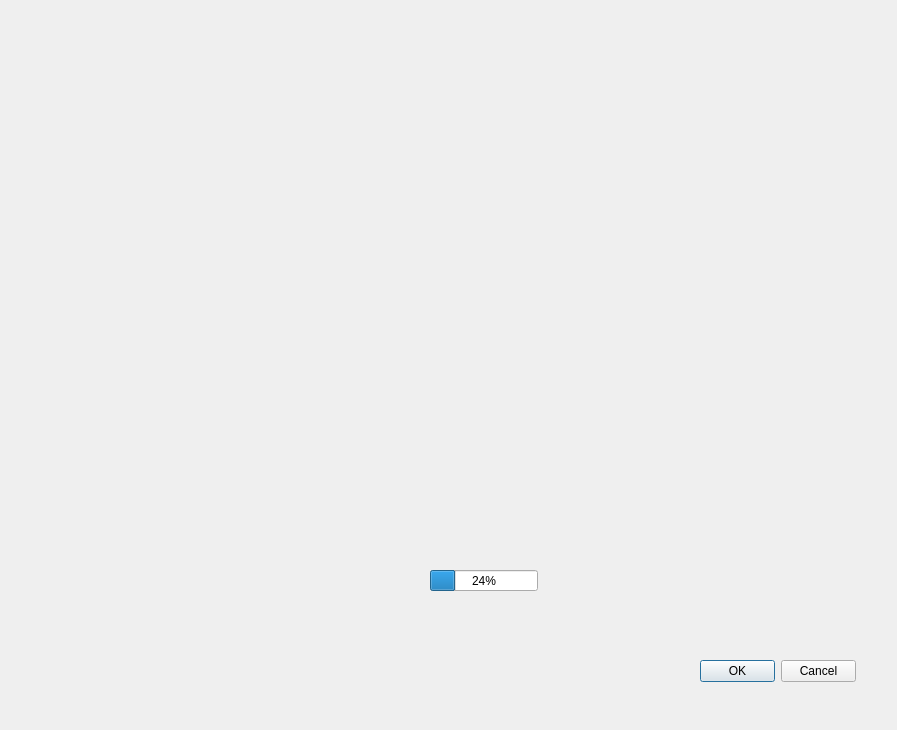
<?xml version="1.0" encoding="UTF-8"?>
<ui version="4.0">
 <class>Dialog</class>
 <widget class="QDialog" name="Dialog">
  <property name="geometry">
   <rect>
    <x>0</x>
    <y>0</y>
    <width>897</width>
    <height>730</height>
   </rect>
  </property>
  <property name="windowTitle">
   <string>Dialog</string>
  </property>
  <property name="sizeGripEnabled">
   <bool>false</bool>
  </property>
  <property name="modal">
   <bool>false</bool>
  </property>
  <widget class="QDialogButtonBox" name="buttonBox">
   <property name="geometry">
    <rect>
     <x>700</x>
     <y>660</y>
     <width>156</width>
     <height>23</height>
    </rect>
   </property>
   <property name="orientation">
    <enum>Qt::Horizontal</enum>
   </property>
   <property name="standardButtons">
    <set>QDialogButtonBox::Cancel|QDialogButtonBox::Ok</set>
   </property>
   <property name="centerButtons">
    <bool>false</bool>
   </property>
  </widget>
  <widget class="QProgressBar" name="testText">
   <property name="geometry">
    <rect>
     <x>430</x>
     <y>570</y>
     <width>108</width>
     <height>21</height>
    </rect>
   </property>
   <property name="value">
    <number>24</number>
   </property>
  </widget>
  <action name="actiontest">
   <property name="text">
    <string>test</string>
   </property>
  </action>
 </widget>
 <resources/>
 <connections>
  <connection>
   <sender>buttonBox</sender>
   <signal>accepted()</signal>
   <receiver>Dialog</receiver>
   <slot>accept()</slot>
   <hints>
    <hint type="sourcelabel">
     <x>248</x>
     <y>254</y>
    </hint>
    <hint type="destinationlabel">
     <x>157</x>
     <y>274</y>
    </hint>
   </hints>
  </connection>
  <connection>
   <sender>buttonBox</sender>
   <signal>rejected()</signal>
   <receiver>Dialog</receiver>
   <slot>reject()</slot>
   <hints>
    <hint type="sourcelabel">
     <x>316</x>
     <y>260</y>
    </hint>
    <hint type="destinationlabel">
     <x>286</x>
     <y>274</y>
    </hint>
   </hints>
  </connection>
 </connections>
</ui>
